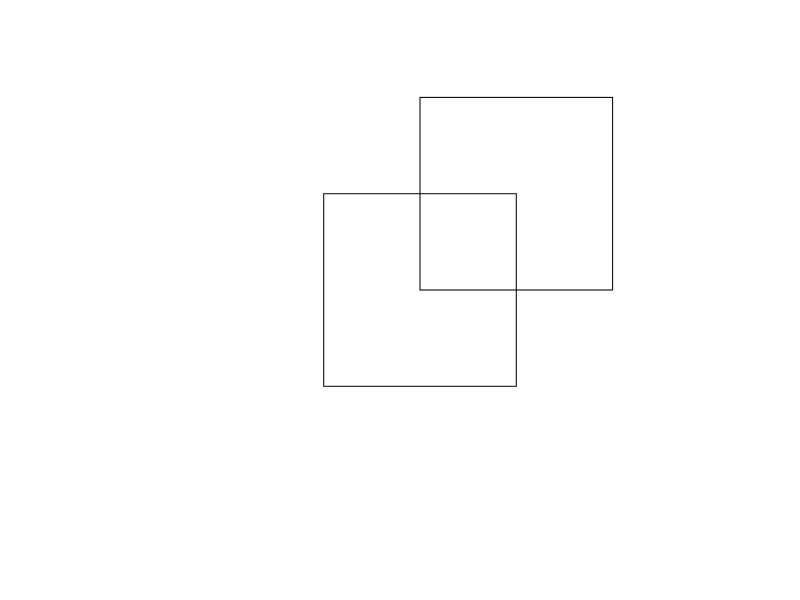

This figure's R source:
## ---- chunk 1
knitr::opts_chunk$set(collapse = TRUE, comment = "#>")
## ---- chunk 2
library(sf)
library(dplyr)
library(spData)
## ---- chunk 3
# create two polygons
coords_1 =  
  matrix(data = c(0, 0, 1, 0, 1, 1, 0, 1, 0, 0),
         ncol = 2, byrow = TRUE)
coords_2 =
  matrix(data = c(-0.5, -0.5, 0.5, -0.5, 0.5, 0.5, 
                  -0.5, 0.5, -0.5, -0.5),
         ncol = 2, byrow = TRUE)

# create the first polygon
poly_1 = st_polygon(list((coords_1))) 
# convert it into a simple feature collection 
poly_1 = st_sfc(poly_1)
poly_1 = st_sfc(poly_1, crs = 4326)
# finally, convert it into an sf-object
poly_1 = st_sf(geometry = poly_1, data = data.frame(id = 1))

# create a second polygon
poly_2 = st_polygon(list((coords_2))) %>%
  st_sfc(crs = 4326) %>%
  st_sf(geometry = ., data = data.frame(id = 1))
st_geometry(poly_2) = "geometry"
# visualize it
plot(st_geometry(poly_1), xlim = c(-1, 1), ylim = c(-1, 1))
plot(st_geometry(poly_2), add = TRUE)
